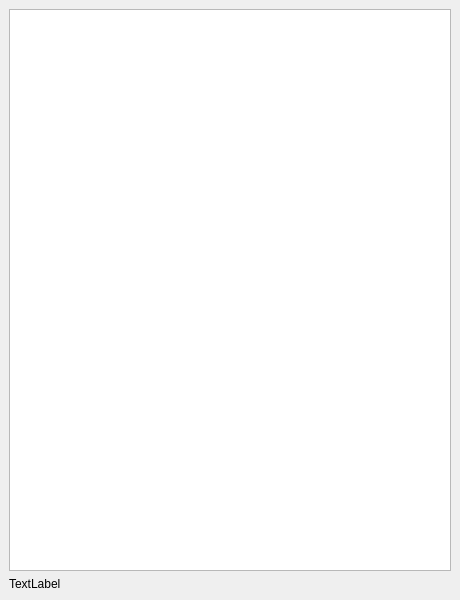
<?xml version="1.0" encoding="UTF-8"?>
<ui version="4.0">
 <class>YouTransAboutWindow</class>
 <widget class="QMainWindow" name="YouTransAboutWindow">
  <property name="geometry">
   <rect>
    <x>0</x>
    <y>0</y>
    <width>460</width>
    <height>600</height>
   </rect>
  </property>
  <property name="windowTitle">
   <string>MainWindow</string>
  </property>
  <widget class="QWidget" name="centralwidget">
   <layout class="QVBoxLayout" name="verticalLayout">
    <item>
     <widget class="QTextBrowser" name="about_text_browser"/>
    </item>
    <item>
     <widget class="QLabel" name="about_label">
      <property name="text">
       <string>TextLabel</string>
      </property>
     </widget>
    </item>
   </layout>
  </widget>
 </widget>
 <resources/>
 <connections/>
</ui>
